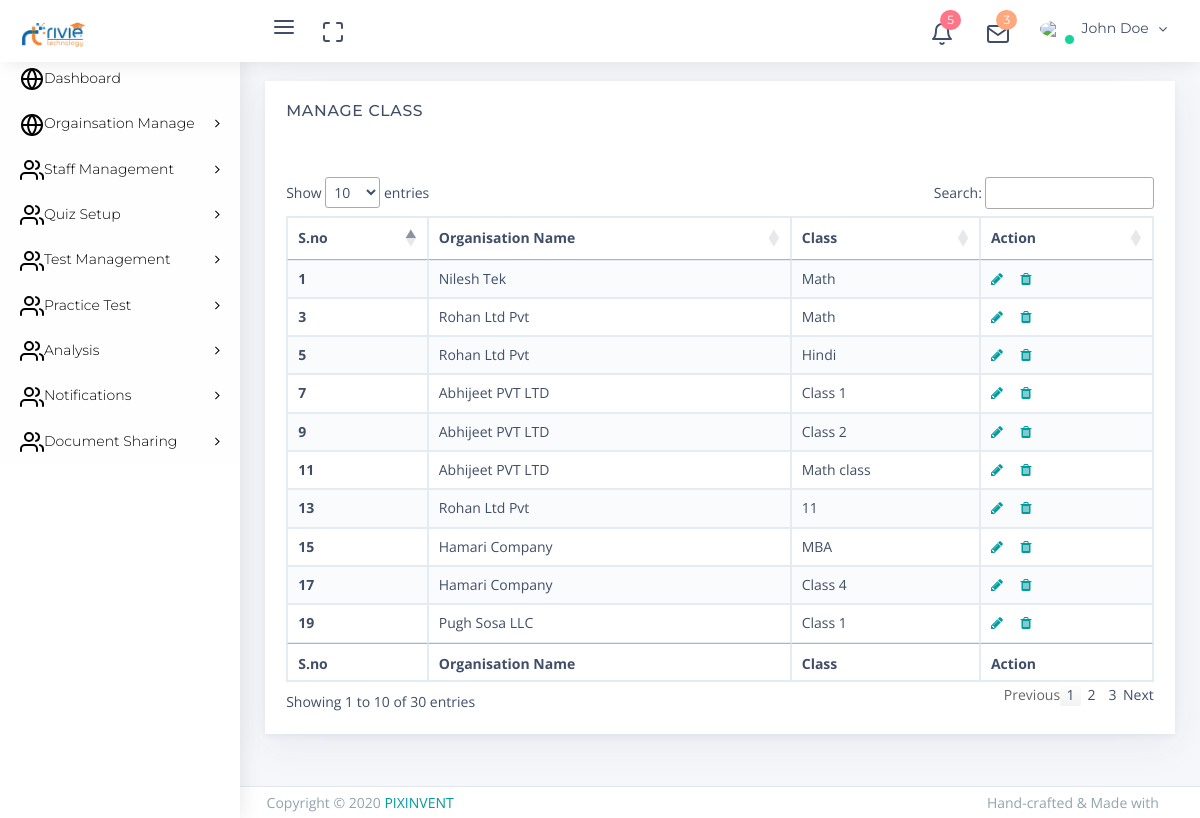
/admin/manage_class.php, run on the app's committed database.
### tables this page shows
CREATE TABLE `class` (
  `id` int(11) NOT NULL,
  `org_id` int(2) NOT NULL,
  `class` varchar(255) NOT NULL,
  `slug` varchar(255) NOT NULL,
  `created_at` datetime NOT NULL DEFAULT current_timestamp(),
  `updated_at` datetime NOT NULL DEFAULT current_timestamp()
);

CREATE TABLE `organisation` (
  `id` int(11) NOT NULL,
  `org_code` int(11) NOT NULL,
  `org_name` varchar(255) NOT NULL,
  `org_contact` varchar(255) NOT NULL,
  `org_email` varchar(255) NOT NULL,
  `org_add` varchar(255) NOT NULL,
  `org_abt` text NOT NULL,
  `org_registraiom` date NOT NULL DEFAULT current_timestamp(),
  `user_admin_id` varchar(255) NOT NULL,
  `created_date` timestamp NOT NULL DEFAULT current_timestamp()
);

### admin/manage_class.php (the view, shortened to what this page needs)
<?php include "../common/header.php"; ?>
<?php
include "db.php";
$conn = mysqli_connect($servername, $username, $password, $dbname);
?>
<div class="app-content content">
    <div class="content-wrapper">
        <div class="content-body">
            <section id="configuration">
                <div class="row">
                    <div class="col-12">
                        <div class="card">
                            <div class="card-header">
                                <h4 class="card-title">Manage Class</h4>
                                <div class="heading-elements">
                                    <ul class="list-inline mb-0">
                                        <li>
                                            <a data-action="collapse"><i class="feather icon-minus"></i></a>
                                        </li>
                                        <li>
                                            <a data-action="reload"><i class="feather icon-rotate-cw"></i></a>
                                        </li>
                                        <li>
                                            <a data-action="expand"><i class="feather icon-maximize"></i></a>
                                        </li>
                                        <li>
                                            <a data-action="close"><i class="feather icon-x"></i></a>
                                        </li>
                                    </ul>
                                </div>
                            </div>
                            <div class="card-content collapse show">
                                <div class="card-body card-dashboard">
                                    <div class="table-responsive">
                                        <table id="manage_org" class="table table-striped table-bordered zero-configuration">
                                            <thead>
                                                <tr>
                                                    <th>S.no</th>
                                                    <th>Organisation Name</th>
                                                    <th>Class</th>
                                                    <th>Action</th>
                                                </tr>
                                            </thead>
                                            <tbody>
                                                <?php
                                                $sql = "SELECT c.*, o.org_name FROM class c
                                                INNER JOIN organisation o ON c.org_id = o.id";
                                                $result = mysqli_query($conn, $sql);
                                                $i = 1;
                                                if (mysqli_num_rows($result) > 0) {
                                                    while ($row = mysqli_fetch_assoc($result)) { ?>
                                                        <tr>
                                                            <th> <?php echo $i++ ?></th>
                                                            <td><?php echo $row['org_name']; ?></td>
                                                            <td><?php echo $row['class']; ?></td>
                                                            <td>
                                                                <a href="update_class.php?org_id=<?php echo $row['id']; ?>" title="Edit" class="mr-1"><i class="fa fa-pencil" aria-hidden="true"></i></a>
                                                                <a href="delete_all.php?table_name=class&id=<?php echo $row['id']; ?>" title="Delete" class=""><i class="fa fa-trash" aria-hidden="true"></i></a>
                                                            </td>
                                                        </tr>
                                                <?php $i++;
                                                    }
                                                } else {
                                                    echo "0 results";
                                                }
                                                ?>
                                            </tbody>
                                            <tfoot>
                                                <tr>
                                                <th>S.no</th>
                                                    <th>Organisation Name</th>
                                                    <th>Class</th>
                                                    <th>Action</th>
                                                </tr>
                                            </tfoot>
                                        </table>
                                    </div>
                                </div>
                            </div>
                        </div>
                    </div>
                </div>
            </section>
        </div>
    </div>
</div>
<?php include "../common/footer.php"; ?>

### data on the page
class: organisation.org_name "Nilesh Tek", class "Math"
class: organisation.org_name "Rohan Ltd Pvt", class "Math"
class: organisation.org_name "Rohan Ltd Pvt", class "Hindi"
class: organisation.org_name "Abhijeet PVT LTD", class "Class 1"
class: organisation.org_name "Abhijeet PVT LTD", class "Class 2"
class: organisation.org_name "Abhijeet PVT LTD", class "Math class"
class: organisation.org_name "Rohan Ltd Pvt", class "11"
class: organisation.org_name "Hamari Company", class "MBA"
class: organisation.org_name "Hamari Company", class "Class 4"
class: organisation.org_name "Pugh Sosa LLC", class "Class 1"
